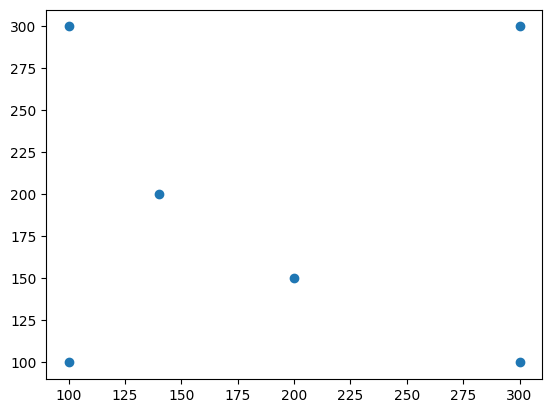

Here is the Python script that generated this plot:
import matplotlib.pyplot as plt 

n = int(input())
x, y = [], []
for i in range(n):
    x.append(float(input()))
    y.append(float(input()))

plt.figsize=(1000,1000)
plt.scatter(x, y)
plt.savefig('S5.png', bbox_inches='tight')
